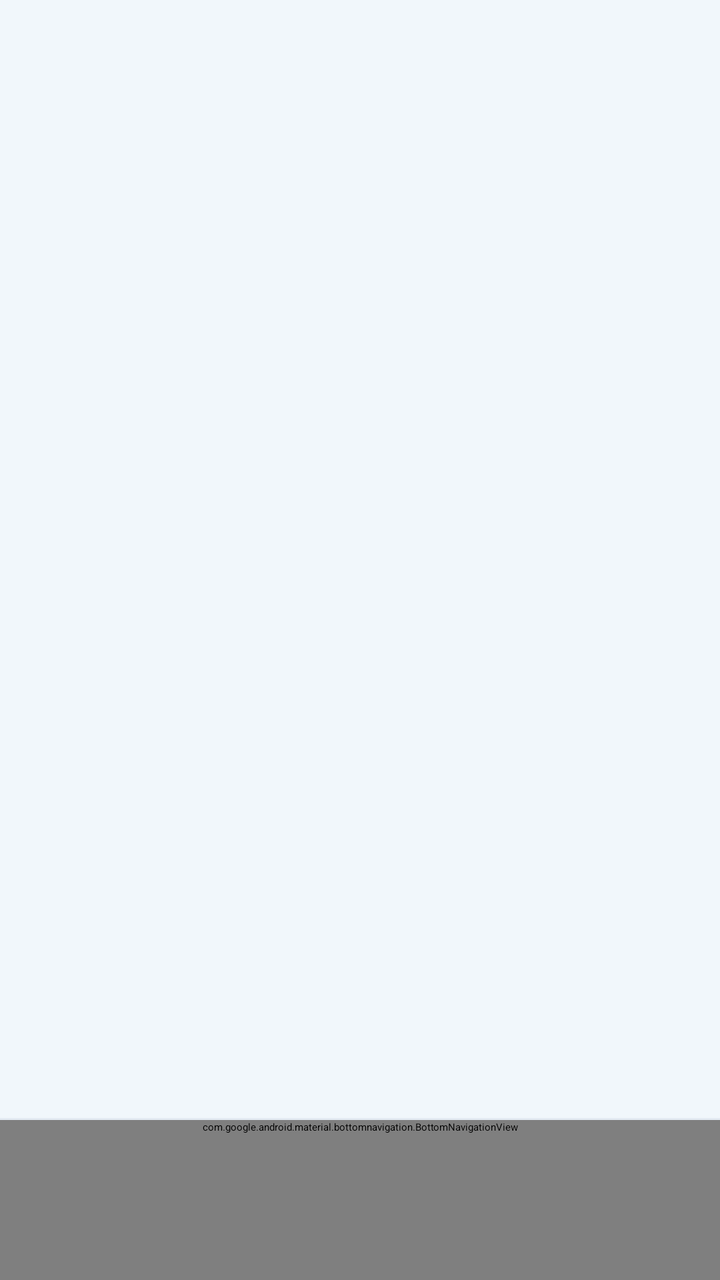
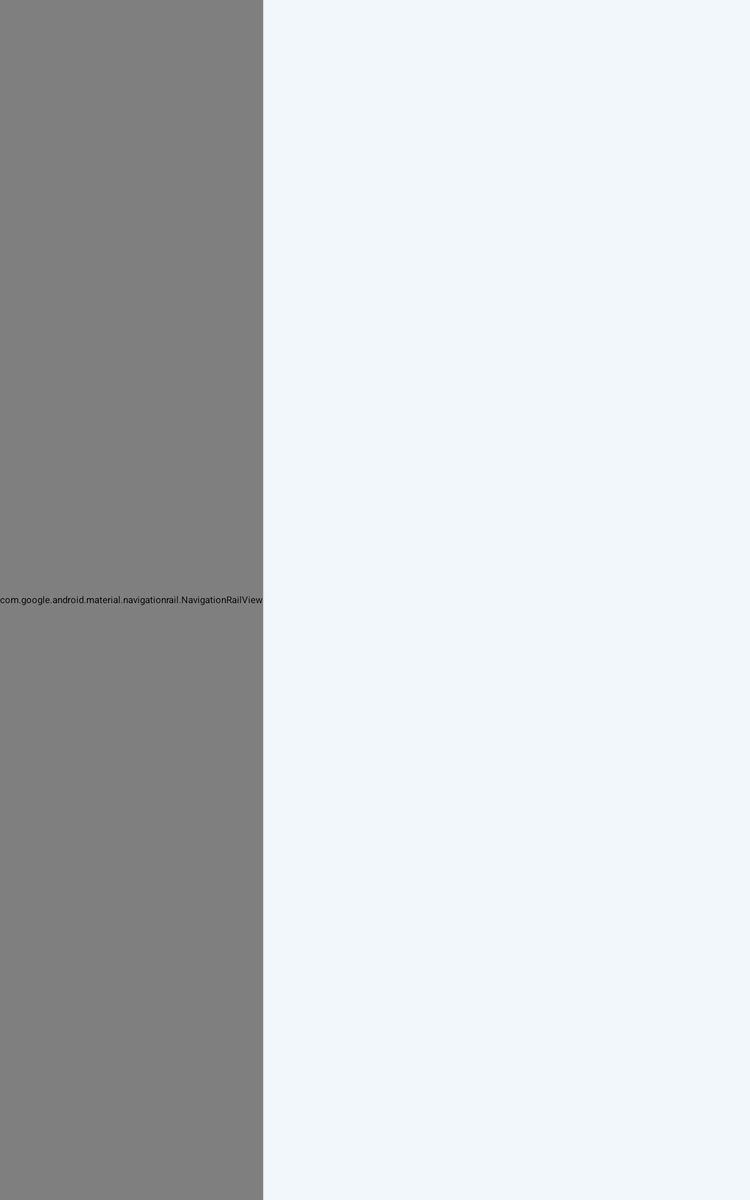

Two renders of one Android screen. The first uses the default layout on a phone; the second uses the alternative layout the repository ships for a different screen configuration, on a matching device. The two XML files are below.
<!-- AndroidManifest.xml: activity theme Theme.NaukriPatra.Starting -->
<!-- res/layout/activity_main.xml -->
<?xml version="1.0" encoding="utf-8"?>
<LinearLayout xmlns:android="http://schemas.android.com/apk/res/android"
    xmlns:app="http://schemas.android.com/apk/res-auto"
    android:layout_width="match_parent"
    android:layout_height="match_parent"
    android:background="@color/bg"
    android:orientation="vertical">

    <FrameLayout
        android:id="@+id/container"
        android:layout_width="match_parent"
        android:layout_height="0dp"
        android:layout_weight="1" />

    <View
        android:layout_width="match_parent"
        android:layout_height="1dp"
        android:background="@color/line" />

    <com.google.android.material.bottomnavigation.BottomNavigationView
        android:id="@+id/nav"
        style="@style/BottomNav"
        android:layout_width="match_parent"
        android:layout_height="wrap_content"
        app:labelVisibilityMode="labeled"
        app:menu="@menu/main_nav" />
</LinearLayout>
<!-- resources referenced by this layout -->
<resources>
  <color name="bg">#F1F7FB</color>
  <color name="line">#E3EAF2</color>
  <style name="BottomNav" parent="Widget.Material3.BottomNavigationView">
          <item name="backgroundTint">@color/surface</item>
          <item name="itemIconTint">@color/nav_item</item>
          <item name="itemTextColor">@color/nav_item</item>
          <item name="itemActiveIndicatorStyle">@style/NavIndicator</item>
          <item name="itemTextAppearanceActive">@style/NavText</item>
          <item name="itemTextAppearanceInactive">@style/NavText</item>
      </style>
  <style name="Theme.NaukriPatra.Starting" parent="Theme.SplashScreen">
          <item name="windowSplashScreenBackground">@color/splash_bg</item>
          <item name="windowSplashScreenAnimatedIcon">@drawable/splash_icon</item>
          <item name="postSplashScreenTheme">@style/Theme.NaukriPatra</item>
      </style>
  <color name="surface">#FFFFFF</color>
  <style name="NavIndicator" parent="Widget.Material3.BottomNavigationView.ActiveIndicator">
          <item name="android:color">@color/brand_100</item>
      </style>
  <style name="NavText" parent="TextAppearance.Material3.LabelMedium">
          <item name="fontFamily">@font/jakarta_700</item>
          <item name="android:fontFamily">@font/jakarta_700</item>
      </style>
  <color name="splash_bg">#0C2D6B</color>
  <!-- drawable splash_icon (drawable) -->
  <?xml version="1.0" encoding="utf-8"?>
  <layer-list xmlns:android="http://schemas.android.com/apk/res/android">
      <item android:width="288dp" android:height="288dp">
          <shape android:shape="rectangle"><solid android:color="@android:color/transparent" /></shape>
      </item>
      <item android:width="156dp" android:height="156dp" android:gravity="center">
          <shape android:shape="oval"><solid android:color="#FFFFFF" /></shape>
      </item>
      <item android:width="104dp" android:height="104dp" android:gravity="center" android:drawable="@drawable/app_logo" />
  </layer-list>
  <color name="brand_100">#DBEAFE</color>
  <color name="brand_700">#1D4ED8</color>
  <color name="on_brand">#FFFFFF</color>
  <color name="cyan">#06B6D4</color>
  <color name="accent">#FF7A1A</color>
  <color name="red">#E5383B</color>
  <color name="surface_alt">#F6F9FC</color>
  <color name="text">#0B1A3A</color>
  <color name="text_2">#55627E</color>
  <style name="ThemeOverlay.NaukriPatra.Dialog" parent="ThemeOverlay.Material3.MaterialAlertDialog">
          <item name="android:fontFamily">@font/plus_jakarta_sans</item>
          <item name="colorPrimary">@color/brand_700</item>
      </style>
  <style name="ThemeOverlay.NaukriPatra.BottomSheet" parent="ThemeOverlay.Material3.BottomSheetDialog">
          <item name="android:fontFamily">@font/plus_jakarta_sans</item>
      </style>
  <!-- some entries are left out for length -->
</resources>
<!-- res/layout-sw600dp/activity_main.xml (the repository's variant of the layout above) -->
<!-- drawn on a 7-inch tablet held upright -->
<?xml version="1.0" encoding="utf-8"?>
<LinearLayout xmlns:android="http://schemas.android.com/apk/res/android"
    xmlns:app="http://schemas.android.com/apk/res-auto"
    android:layout_width="match_parent"
    android:layout_height="match_parent"
    android:background="@color/bg"
    android:orientation="horizontal">

    <com.google.android.material.navigationrail.NavigationRailView
        android:id="@+id/nav"
        style="@style/NavRail"
        android:layout_width="wrap_content"
        android:layout_height="match_parent"
        app:headerLayout="@layout/nav_rail_header"
        app:labelVisibilityMode="labeled"
        app:menu="@menu/main_nav"
        app:menuGravity="top" />

    <View
        android:layout_width="1dp"
        android:layout_height="match_parent"
        android:background="@color/line" />

    <FrameLayout
        android:id="@+id/container"
        android:layout_width="0dp"
        android:layout_height="match_parent"
        android:layout_weight="1" />
</LinearLayout>
<!-- res/layout/nav_rail_header.xml (included above) -->
<?xml version="1.0" encoding="utf-8"?>
<FrameLayout xmlns:android="http://schemas.android.com/apk/res/android"
    android:layout_width="56dp"
    android:layout_height="56dp"
    android:layout_marginTop="8dp"
    android:layout_marginBottom="12dp"
    android:background="@drawable/bg_round16"
    android:backgroundTint="#FFFFFF"
    android:elevation="1dp">

    <ImageView
        android:layout_width="46dp"
        android:layout_height="46dp"
        android:layout_gravity="center"
        android:contentDescription="@string/app_name"
        android:src="@drawable/app_logo" />
</FrameLayout>
<!-- resources referenced by the variant -->
<!-- as a 7-inch tablet held upright resolves them -->
<resources>
  <color name="bg">#F1F7FB</color>
  <color name="line">#E3EAF2</color>
  <string name="app_name">NaukriPatra</string>
  <style name="NavRail" parent="Widget.Material3.NavigationRailView">
          <item name="backgroundTint">@color/surface</item>
          <item name="itemIconTint">@color/nav_item</item>
          <item name="itemTextColor">@color/nav_item</item>
          <item name="itemActiveIndicatorStyle">@style/NavIndicator</item>
          <item name="itemTextAppearanceActive">@style/NavText</item>
          <item name="itemTextAppearanceInactive">@style/NavText</item>
      </style>
  <style name="Theme.NaukriPatra.Starting" parent="Theme.SplashScreen">
          <item name="windowSplashScreenBackground">@color/splash_bg</item>
          <item name="windowSplashScreenAnimatedIcon">@drawable/splash_icon</item>
          <item name="postSplashScreenTheme">@style/Theme.NaukriPatra</item>
      </style>
  <color name="surface">#FFFFFF</color>
  <style name="NavIndicator" parent="Widget.Material3.BottomNavigationView.ActiveIndicator">
          <item name="android:color">@color/brand_100</item>
      </style>
  <style name="NavText" parent="TextAppearance.Material3.LabelMedium">
          <item name="fontFamily">@font/jakarta_700</item>
          <item name="android:fontFamily">@font/jakarta_700</item>
      </style>
  <color name="splash_bg">#0C2D6B</color>
  <!-- drawable splash_icon (drawable) -->
  <?xml version="1.0" encoding="utf-8"?>
  <layer-list xmlns:android="http://schemas.android.com/apk/res/android">
      <item android:width="288dp" android:height="288dp">
          <shape android:shape="rectangle"><solid android:color="@android:color/transparent" /></shape>
      </item>
      <item android:width="156dp" android:height="156dp" android:gravity="center">
          <shape android:shape="oval"><solid android:color="#FFFFFF" /></shape>
      </item>
      <item android:width="104dp" android:height="104dp" android:gravity="center" android:drawable="@drawable/app_logo" />
  </layer-list>
  <color name="brand_100">#DBEAFE</color>
  <color name="brand_700">#1D4ED8</color>
  <color name="on_brand">#FFFFFF</color>
  <color name="cyan">#06B6D4</color>
  <color name="accent">#FF7A1A</color>
  <color name="red">#E5383B</color>
  <color name="surface_alt">#F6F9FC</color>
  <color name="text">#0B1A3A</color>
  <color name="text_2">#55627E</color>
  <style name="ThemeOverlay.NaukriPatra.Dialog" parent="ThemeOverlay.Material3.MaterialAlertDialog">
          <item name="android:fontFamily">@font/plus_jakarta_sans</item>
          <item name="colorPrimary">@color/brand_700</item>
      </style>
  <style name="ThemeOverlay.NaukriPatra.BottomSheet" parent="ThemeOverlay.Material3.BottomSheetDialog">
          <item name="android:fontFamily">@font/plus_jakarta_sans</item>
      </style>
  <!-- some entries are left out for length -->
</resources>
